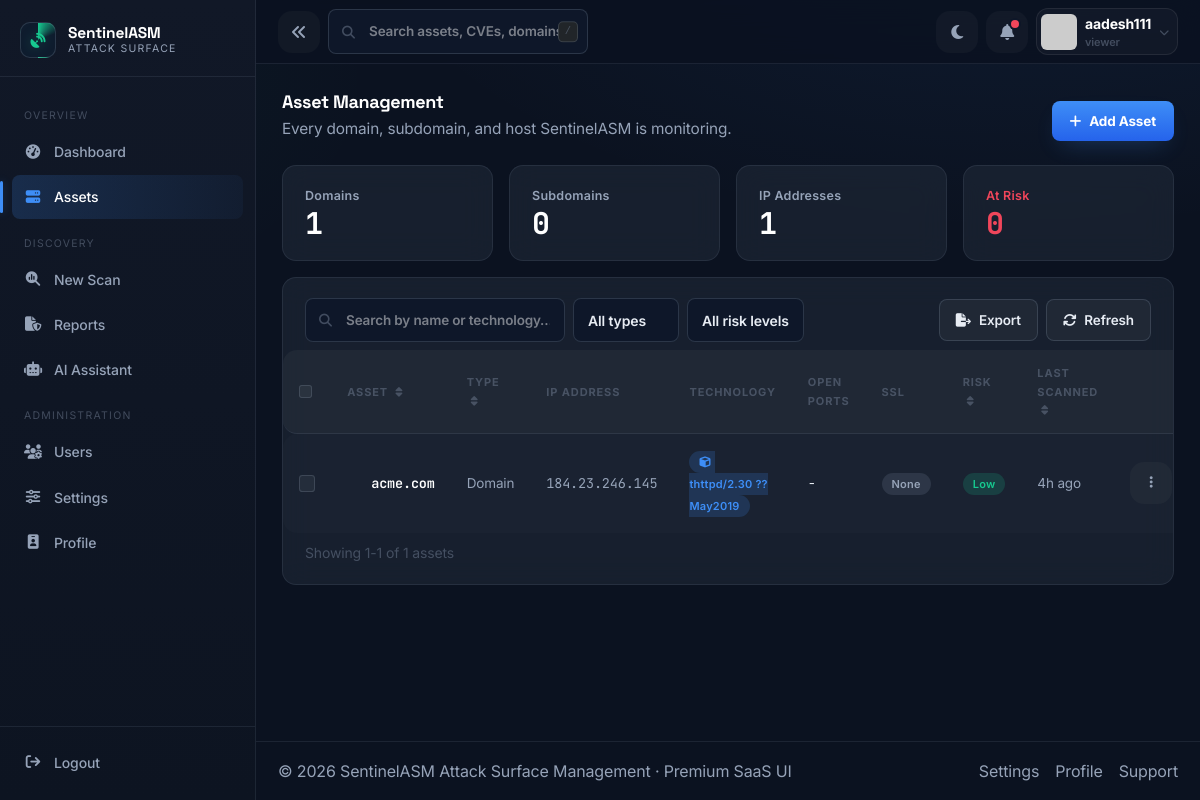
Page /assets/ (signed in) on the committed database.
### app/models/user.py (models this page shows, shortened)
class User(UserMixin, db.Model):
    __tablename__ = "users"
    id = db.Column(db.Integer, primary_key=True)
    username = db.Column(db.String(64), unique=True, nullable=False, index=True)
    email = db.Column(db.String(255), unique=True, nullable=False, index=True)
    password_hash = db.Column(db.String(255), nullable=False)
    full_name = db.Column(db.String(120), nullable=True)
    bio = db.Column(db.Text, nullable=True)
    avatar_url = db.Column(db.String(255), nullable=True)
    role_id = db.Column(db.Integer, db.ForeignKey("roles.id"), nullable=False)
    role = db.relationship("Role", back_populates="users")
    is_active_account = db.Column(db.Boolean, default=True, nullable=False)
    is_email_verified = db.Column(db.Boolean, default=False, nullable=False)
    created_at = db.Column(
        db.DateTime, default=lambda: datetime.now(timezone.utc), nullable=False
    )
    updated_at = db.Column(
        db.DateTime,
        default=lambda: datetime.now(timezone.utc),
        onupdate=lambda: datetime.now(timezone.utc),
        nullable=False,
    )
    last_login_at = db.Column(db.DateTime, nullable=True)
    last_login_ip = db.Column(db.String(45), nullable=True)
    logs = db.relationship(
        "Log", back_populates="user", lazy="dynamic", cascade="all, delete-orphan"
    )
    api_tokens = db.relationship(
        "APIToken",
        back_populates="user",
        lazy="dynamic",
        cascade="all, delete-orphan",
    )
    scans = db.relationship(
        "Scan",
        back_populates="user",
        lazy="dynamic",
        cascade="all, delete-orphan"
    )
    @property
    def is_active(self):
        return self.is_active_account

### app/models/role.py (models this page shows, shortened)
class Role(db.Model):
    __tablename__ = "roles"
    ADMIN = "admin"
    ANALYST = "analyst"
    VIEWER = "viewer"
    ALL_ROLES = (ADMIN, ANALYST, VIEWER)
    id = db.Column(db.Integer, primary_key=True)
    name = db.Column(db.String(50), unique=True, nullable=False, index=True)
    description = db.Column(db.String(255), nullable=True)
    created_at = db.Column(
        db.DateTime, default=lambda: datetime.now(timezone.utc), nullable=False
    )
    users = db.relationship("User", back_populates="role", lazy="dynamic")

### app/models/scan.py (models this page shows)
class Scan(db.Model):
    __tablename__ = "scans"
    id = db.Column(db.Integer, primary_key=True)
    user_id = db.Column(
        db.Integer,
        db.ForeignKey("users.id"),
        nullable=False
    )
    target = db.Column(db.String(255), nullable=False)
    scan_data = db.Column(db.JSON, nullable=False)
    ai_analysis = db.Column(db.JSON, nullable=False)
    created_at = db.Column(
        db.DateTime,
        default=lambda: datetime.now(timezone.utc)
    )
    user = db.relationship(
        "User",
        back_populates="scans"
    )

### app/assets/routes.py (the view)
@assets_bp.route("/", methods=["GET"])
@login_required
def assets():
    scans = (
        Scan.query.filter_by(user_id=current_user.id)
        .order_by(Scan.created_at.desc())
        .all()
    )
    latest_by_target = {}
    for scan in scans:
        if scan.target not in latest_by_target:
            latest_by_target[scan.target] = scan
    asset_rows = [_asset_row(scan) for scan in latest_by_target.values()]
    domains = sum(1 for row in asset_rows if row[1] == "Domain")
    subdomains = sum(1 for row in asset_rows if row[1] == "Subdomain")
    unique_ips = len({row[2] for row in asset_rows if row[2] != "-"})
    at_risk = sum(1 for row in asset_rows if row[5] in ("Critical", "High"))
    return render_template(
        "assets/assets.html",
        active_page="assets",
        assets=asset_rows,
        total_assets=len(asset_rows),
        stats={
            "domains": domains,
            "subdomains": subdomains,
            "ips": unique_ips,
            "at_risk": at_risk,
        },
    )

### app/assets/routes.py (called while the page is built)
def _humanize(dt: datetime) -> str:
    if dt is None:
        return "never"
    if dt.tzinfo is None:
        dt = dt.replace(tzinfo=timezone.utc)
    delta = datetime.now(timezone.utc) - dt
    seconds = int(delta.total_seconds())
    if seconds < 60:
        return "just now"
    if seconds < 3600:
        return f"{seconds // 60}m ago"
    if seconds < 86400:
        return f"{seconds // 3600}h ago"
    return f"{seconds // 86400}d ago"

def _ssl_status(data: dict) -> str:
    ssl = data.get("ssl") or {}
    if not ssl:
        return "None"
    if ssl.get("expired"):
        return "Expired"
    if ssl.get("self_signed"):
        return "Self-Signed"
    return "Valid"

### app/models/setting.py (called while the page is built)
    @staticmethod
    def get(key: str, default=None):
        setting = Setting.query.filter_by(key=key).first()
        return setting.value if setting else default

### app/models/user.py (called while the page is built)
@login_manager.user_loader
def load_user(user_id: str):
    return User.query.get(int(user_id))

### app/templates/assets/assets.html (shortened to what this page needs)
{% extends "base.html" %}
{% set active_page = 'assets' %}
{% block content %}
<div class="d-flex flex-wrap justify-content-between align-items-end gap-3 mb-4 reveal">
  <div>
    <h3 class="font-display fw-bold text-white mb-1">Asset Management</h3>
    <p class="section-sub mb-0">Every domain, subdomain, and host SentinelASM is monitoring.</p>
  </div>
  <button class="btn btn-sentinel" data-bs-toggle="modal" data-bs-target="#addAssetModal">
    <i class="fa-solid fa-plus me-2"></i>Add Asset
  </button>
</div>
<div class="row g-3 mb-3">
  <div class="col-md-3 col-6"><div class="card-glass card-pad reveal stat-card"><div class="stat-label">Domains</div><div class="stat-value">{{ stats.domains }}</div></div></div>
  <div class="col-md-3 col-6"><div class="card-glass card-pad reveal stat-card" style="animation-delay:40ms"><div class="stat-label">Subdomains</div><div class="stat-value">{{ stats.subdomains }}</div></div></div>
  <div class="col-md-3 col-6"><div class="card-glass card-pad reveal stat-card" style="animation-delay:80ms"><div class="stat-label">IP Addresses</div><div class="stat-value">{{ stats.ips }}</div></div></div>
  <div class="col-md-3 col-6"><div class="card-glass card-pad reveal stat-card" style="animation-delay:120ms"><div class="stat-label" style="color:var(--red)">At Risk</div><div class="stat-value" style="color:var(--red)">{{ stats.at_risk }}</div></div></div>
</div>
<div class="card-glass reveal">
  <div class="card-pad pb-2 d-flex flex-wrap gap-2 justify-content-between align-items-center">
    <div class="d-flex gap-2 flex-wrap">
      <div class="search-shell" style="width:260px;">
        <i class="fa-solid fa-magnifying-glass"></i>
        <input type="text" id="assetSearch" class="form-control form-control-dark" placeholder="Search by name or technology…">
      </div>
      <select id="assetTypeFilter" class="form-select form-select-dark" style="width:auto;">
        <option value="all">All types</option><option value="domain">Domain</option><option value="subdomain">Subdomain</option>
      </select>
      <select id="assetRiskFilter" class="form-select form-select-dark" style="width:auto;">
        <option value="all">All risk levels</option><option value="critical">Critical</option><option value="high">High</option><option value="medium">Medium</option><option value="low">Low</option>
      </select>
    </div>
    <div class="d-flex gap-2">
      <div class="dropdown">
        <button class="btn btn-ghost btn-sm" data-bs-toggle="dropdown"><i class="fa-solid fa-file-export me-2"></i>Export</button>
      </div>
      <button class="btn btn-ghost btn-sm" id="assetsRefresh"><i class="fa-solid fa-arrows-rotate me-2"></i>Refresh</button>
    </div>
  </div>
  <div class="table-responsive">
    <table class="table-sentinel align-middle" id="assetsTable">
      <thead>
        <tr>
          <th><input class="form-check-input" type="checkbox" id="selectAllAssets" {{ '' if assets else 'disabled' }}></th>
          <th data-sort-key="name">Asset <i class="sort-icon fa-solid fa-sort ms-1 text-muted-2"></i></th>
          <th data-sort-key="type">Type <i class="sort-icon fa-solid fa-sort ms-1 text-muted-2"></i></th>
          <th>IP Address</th>
          <th>Technology</th>
          <th>Open Ports</th>
          <th>SSL</th>
          <th data-sort-key="risk">Risk <i class="sort-icon fa-solid fa-sort ms-1 text-muted-2"></i></th>
          <th data-sort-key="scanned">Last Scanned <i class="sort-icon fa-solid fa-sort ms-1 text-muted-2"></i></th>
          <th></th>
        </tr>
      </thead>
      <tbody>
        {% for name, type, ip, tech, ports, risk, scanned, ssl in assets %}
        <tr class="asset-row"
            data-name="{{ name|lower }}" data-type="{{ type|lower }}" data-ip="{{ ip }}"
            data-tech="{{ tech|lower }}" data-ports="{{ ports }}" data-risk="{{ risk|lower }}"
            data-scanned="{{ scanned }}" data-ssl="{{ ssl|lower }}">
          <td><input class="form-check-input row-check" type="checkbox"></td>
          <td>
            <div class="d-flex align-items-center gap-2">
              <a href="{{ url_for('scanner.scan_results') }}" class="mono fw-semibold text-white">{{ name }}</a>
            </div>
          </td>
          <td><span class="text-secondary">{{ type }}</span></td>
          <td class="mono text-secondary">{{ ip }}</td>
          <td>
            {% if tech and tech != 'Unknown' %}
              <span class="badge-soft badge-medium tech-badge"><i class="tech-icon me-1"></i>{{ tech }}</span>
            {% else %}
              <span class="text-muted-2">Unknown</span>
            {% endif %}
          </td>
          <td class="mono">{{ ports }}</td>
          <td><span class="badge-soft badge-{{ {'valid':'low','expired':'critical','self-signed':'high','none':'suspended'}[ssl|lower] }}">{{ ssl }}</span></td>
          <td><span class="badge-soft badge-{{ risk|lower }}">{{ risk }}</span></td>
          <td class="text-secondary">{{ scanned }}</td>
          <td class="text-end">
            <div class="dropdown">
              <button class="icon-btn" data-bs-toggle="dropdown"><i class="fa-solid fa-ellipsis-vertical"></i></button>
            </div>
          </td>
        </tr>
        {% else %}
        <tr><td colspan="10" class="text-center text-muted-2 py-4">No assets yet — run your first scan from New Scan to start building your inventory.</td></tr>
        {% endfor %}
      </tbody>
    </table>
  </div>
  <div class="card-pad pt-2 d-flex justify-content-between align-items-center flex-wrap gap-2">
    <span class="small text-muted-2" id="assetsSummary">Showing {{ assets|length }} of {{ assets|length }} assets</span>
  </div>
</div>
{% endblock %}

### app/templates/base.html (shortened to what this page needs)
<!doctype html>
<html lang="en" data-theme="{{ user_theme|default('dark') }}" data-accent="{{ user_accent|default('green') }}">
<head>
  <link href="https://cdn.jsdelivr.net/npm/bootstrap@5.3.3/dist/css/bootstrap.min.css" rel="stylesheet">
  <link rel="stylesheet" href="https://cdnjs.cloudflare.com/ajax/libs/font-awesome/6.5.2/css/all.min.css">
  <link rel="stylesheet" href="{{ url_for('static', filename='css/theme.css') }}">
</head>
<body class="theme-dark">
  <div class="app-shell">
    {% include 'components/sidebar.html' %}
    <div class="main-col">
      {% include 'components/navbar.html' %}
      <main class="content">
        {% block content %}{% endblock %}
      </main>
      {% include 'components/footer.html' %}
    </div>
  </div>
</body>
</html>

### app/templates/components/sidebar.html (shortened to what this page needs)
<aside class="sidebar" id="sentinelSidebar" aria-label="Primary navigation">
  <div class="brand">
    <div class="brand-mark"><i class="fa-solid fa-satellite-dish"></i></div>
    <div class="brand-text">
      <div class="b1">Sentinel<span>ASM</span></div>
      <div class="b2">Attack Surface</div>
    </div>
  </div>
  <nav class="side-nav" role="navigation" aria-label="Main menu">
    <div class="side-section-title">Overview</div>
    <a href="{{ url_for('dashboard.dashboard') }}" class="nav-link {{ 'active' if active_page == 'dashboard' }}">
      <i class="fa-solid fa-gauge-high"></i><span class="side-label">Dashboard</span>
    </a>
    <a href="{{ url_for('assets.assets') }}" class="nav-link {{ 'active' if active_page == 'assets' }}">
      <i class="fa-solid fa-server"></i><span class="side-label">Assets</span>
    </a>
    <div class="side-section-title">Discovery</div>
    <a href="{{ url_for('scanner.new_scan') }}" class="nav-link {{ 'active' if active_page == 'new_scan' }}">
      <i class="fa-solid fa-magnifying-glass-chart"></i><span class="side-label">New Scan</span>
    </a>
    <a href="{{ url_for('reports.reports') }}" class="nav-link {{ 'active' if active_page == 'reports' }}">
      <i class="fa-solid fa-file-shield"></i><span class="side-label">Reports</span>
    </a>
    <a href="{{ url_for('ai.ai_assistant') }}" class="nav-link {{ 'active' if active_page == 'ai_assistant' }}">
      <i class="fa-solid fa-robot"></i><span class="side-label">AI Assistant</span>
    </a>
    <div class="side-section-title">Administration</div>
    <a href="{{ url_for('user_management.user_management') }}" class="nav-link {{ 'active' if active_page == 'user_management' }}">
      <i class="fa-solid fa-users-gear"></i><span class="side-label">Users</span>
    </a>
    <a href="{{ url_for('settings.settings') }}" class="nav-link {{ 'active' if active_page == 'settings' }}">
      <i class="fa-solid fa-sliders"></i><span class="side-label">Settings</span>
    </a>
    <a href="{{ url_for('profile.view_profile') }}" class="nav-link {{ 'active' if active_page == 'profile' }}">
      <i class="fa-solid fa-id-badge"></i><span class="side-label">Profile</span>
    </a>
  </nav>
  <div class="side-foot">
    <a href="{{ url_for('auth.logout') }}" class="nav-link nav-logout">
      <i class="fa-solid fa-arrow-right-from-bracket"></i><span class="side-label">Logout</span>
    </a>
  </div>
</aside>

### app/templates/components/navbar.html (shortened to what this page needs)
<header class="topbar">
  <div class="d-flex align-items-center gap-2">
    <button class="icon-btn d-none d-lg-inline-flex" id="sidebarCollapse" aria-label="Collapse sidebar">
      <i class="fa-solid fa-angles-left"></i>
    </button>
    <div class="search-shell d-none d-md-flex">
      <i class="fa-solid fa-magnifying-glass"></i>
      <input type="search" class="form-control form-control-dark" placeholder="Search assets, CVEs, domains…" aria-label="Search">
      <kbd>/</kbd>
    </div>
  </div>
  <div class="d-flex align-items-center gap-2 ms-auto">
    <button class="icon-btn" id="themeToggle" aria-label="Toggle theme" title="Toggle theme">
      <i class="fa-solid fa-moon"></i>
    </button>
    <div class="position-relative">
      <button class="icon-btn position-relative" data-bs-toggle="dropdown" aria-label="Notifications" title="Notifications">
        <i class="fa-solid fa-bell"></i>
        <span class="dot"></span>
      </button>
    </div>
    <div class="dropdown">
      <button class="d-flex align-items-center gap-2 btn p-1 pe-2" data-bs-toggle="dropdown" style="border-radius:12px; border:1px solid rgba(255,255,255,.08); background:rgba(255,255,255,.03);">
        <img src="{{ current_user.avatar_url or 'https://i.pravatar.cc/64?img=13' }}" class="rounded-2" width="36" height="36" alt="User avatar">
        <span class="d-none d-md-block text-start">
          <span class="d-block small fw-bold text-white">{{ current_user.username }}</span>
          <span class="d-block" style="font-size:11px; color:var(--text-muted);">{{ current_user.role.name }}</span>
        </span>
        <i class="fa-solid fa-chevron-down d-none d-md-block" style="font-size:10px; color:var(--text-muted);"></i>
      </button>
    </div>
  </div>
</header>

### app/templates/components/footer.html
<footer class="app-footer">
  <div class="footer-inner">
    <div class="footer-copy">
      <span>© 2026 SentinelASM</span>
      <span class="text-secondary">Attack Surface Management · Premium SaaS UI</span>
    </div>
    <div class="footer-links">
      <a href="{{ url_for('settings.settings') }}">Settings</a>
      <a href="{{ url_for('profile.view_profile') }}">Profile</a>
      <a href="#">Support</a>
    </div>
  </div>
</footer>

### rows in the picture
User: username "aadesh111"
Role: role.name "viewer"
Scan: target "acme.com", type "Domain", ip "184.23.246.145", tech "thttpd/2.30 ??May2019", ports "-", ssl "None", risk "Low", scanned "4h ago"

### other values in the picture
{{ stats.domains }} "1"
{{ stats.subdomains }} "0"
{{ stats.ips }} "1"
{{ stats.at_risk }} "0"
